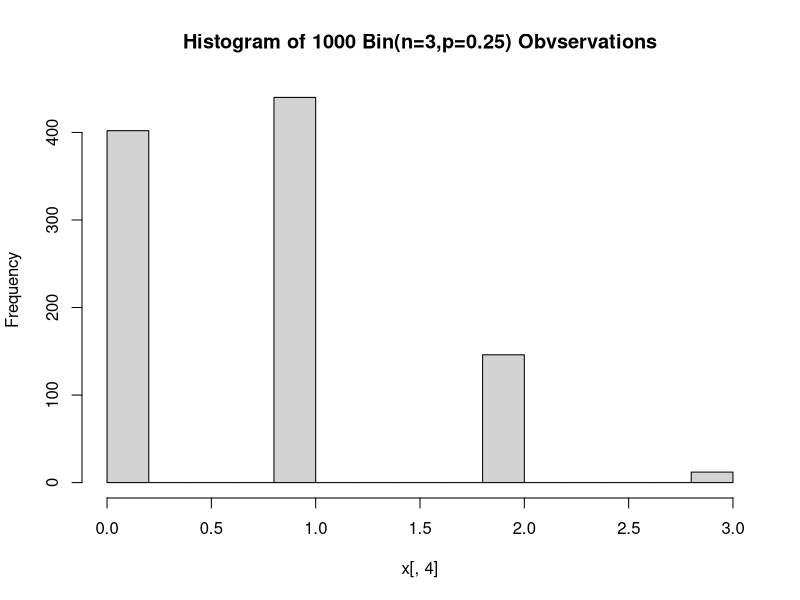
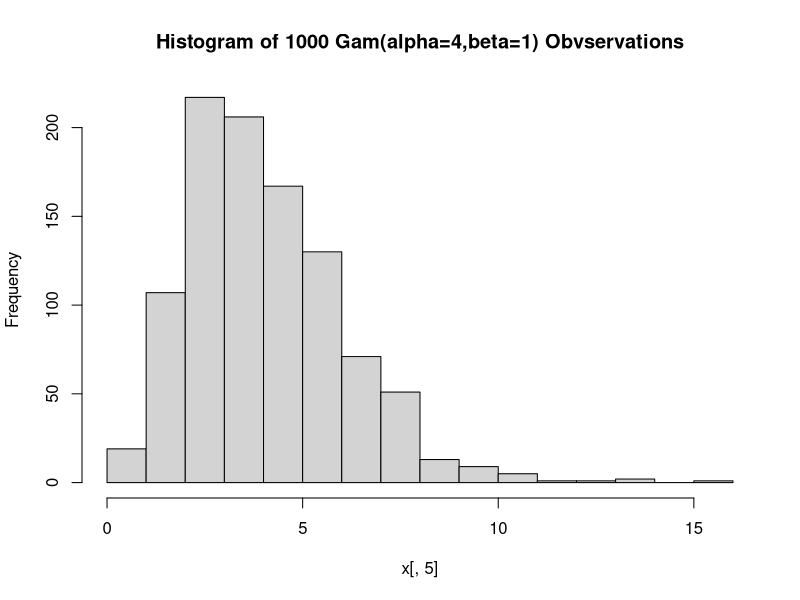
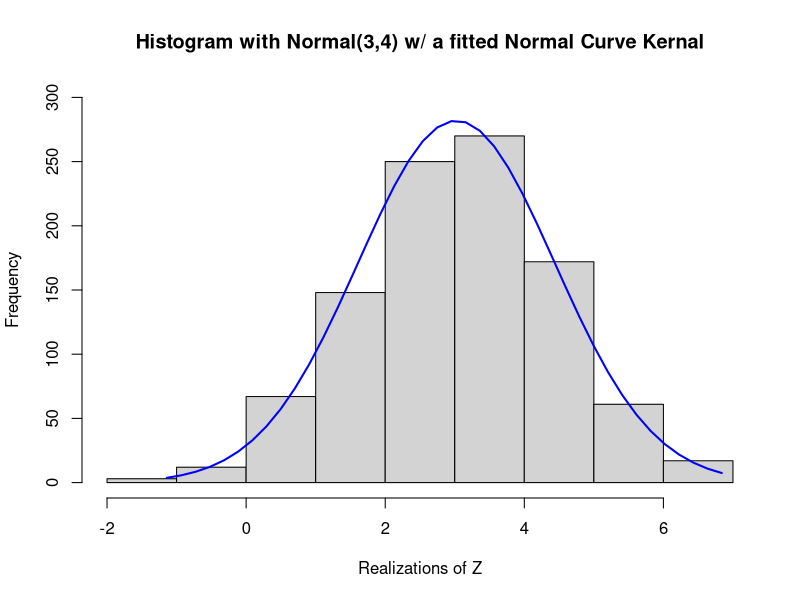
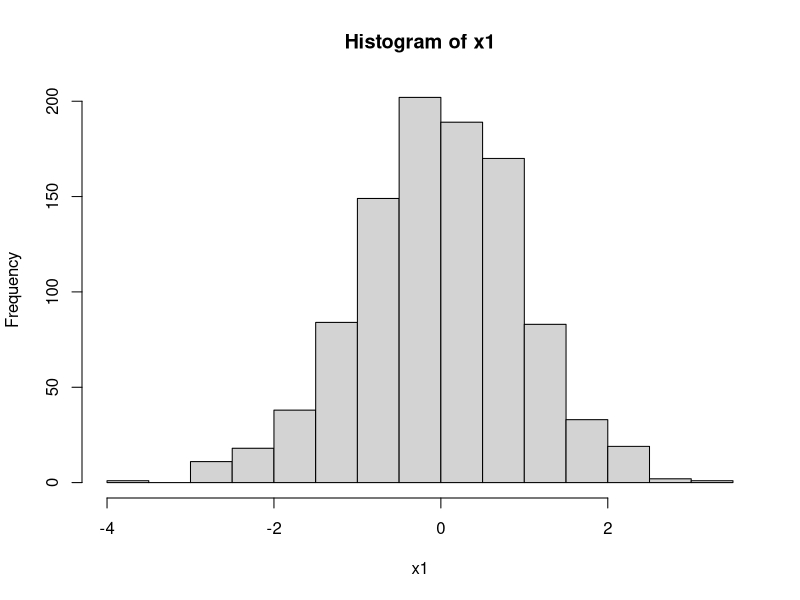
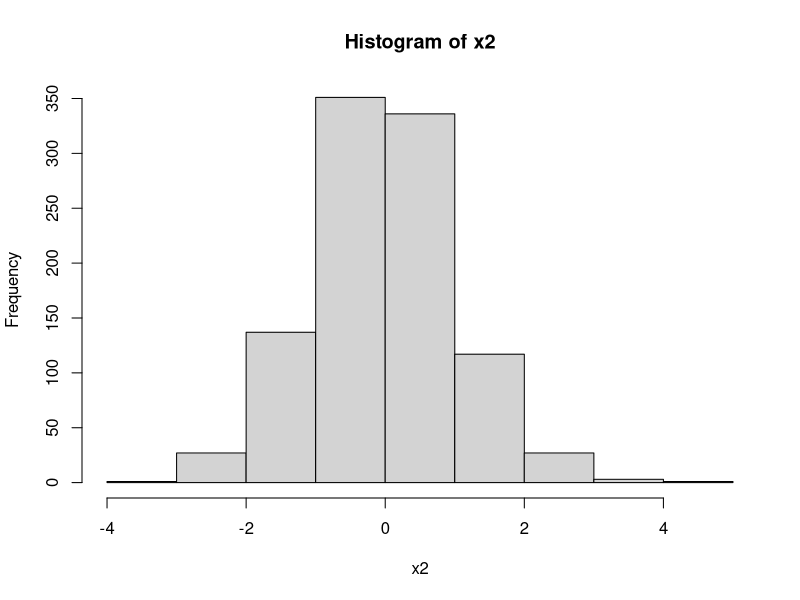

Here is the R script that generated these plots, in order:
## ---- chunk 1
knitr::opts_chunk$set(echo = TRUE)

## ---- chunk 2
summary(cars)
## ---- chunk 3

x = matrix(0,nrow = 1000, ncol = 4)
p=.25
for(i in 1:1000){
  for(j in 1:3){
    x[i,j] = runif(n=1,0,1)
    x[i,j] = ifelse(x[i,j]<(1-p),0,1)
  }
}

for(i in 1:1000){
      x[i,4]=sum(x[i,1:3])
}

hist(x[,4], main = "Histogram of 1000 Bin(n=3,p=0.25) Obvservations")


## ---- chunk 4

alpha = 4
beta = 1

x = matrix(0,nrow = 1000, ncol = alpha+1)

for(i in 1:1000){
  for(j in 1:4){
      x[i,j] = runif(1,0,1)
  }
}

for(i in 1:1000){
      x[i,5]=-beta*(sum(log(x[i,1:alpha])))
}

hist(x[,5], main = "Histogram of 1000 Gam(alpha=4,beta=1) Obvservations")

## ---- chunk 5




## ---- chunk 6


## Normal distribution using the Box-Mueller method
## Note that we are going from two 

normal_sim=function(nsim){
  ns=ceiling(nsim/2)
  u1=runif(ns,0,1)
  u2=runif(ns,0,1)
  x1=(sqrt(-2*log(u1)))*cos(2*pi*u2)
  x2=(sqrt(-2*log(u1)))*sin(2*pi*u2)
  x=c(x1,x2)[1:nsim]
  return(x)
}

### Any Univariate Normal Distribution
# once we have a N(0,1) we can simulate any univeriate
# or multivariate normal distribution we can define any univariate
# normal distribution as x~N(0,1) ---> z=mu+si*x ~ N(mu,si^2)
norm_sim=function(nsim,mu=0,var=1){
  x=normal_sim(nsim)
  z=mu+(sqrt(var))*x
  return(z)
}

z=norm_sim(1000,mu=3,var=2)

h<-hist(z, xlab="Realizations of Z", main="Histogram with Normal(3,4) w/ a fitted Normal Curve Kernal", ylim=c(0,300)) 
zfit<-seq(min(z),max(z),length=40) 
yfit<-dnorm(zfit,mean=mean(z),sd=sd(z))
yfit <- yfit*diff(h$mids[1:2])*length(z) 
lines(zfit, yfit, col="blue", lwd=2)



## Normal distribution using the Marsaglia's polar method

nsim=2000
ns=ceiling((nsim/2))
u1=runif(ns,-1,1)
u2=runif(ns,-1,1)
s=u1^2 + u2^2
y=cbind(u1,u2,s)


for (i in 1:ns){
  while(y[i,3]>=1){
    y[i,1] = runif(1,-1,1)
    y[i,2] = runif(1,-1,1)
    y[i,3] = y[i,1]^2 + y[i,2]^2
    if(y[i,3]< 1 & 0<y[i,3])
    break()
}}

x1=matrix(0,nrow=ns,ncol=1)
x2=matrix(0,nrow=ns,ncol=1)

for(i in 1:ns){
  x1[i,1]=sqrt((-2*log(y[i,3])))*(y[i,1]/sqrt(y[i,3]))
  x2[i,1]=sqrt((-2*log(y[i,3])))*(y[i,2]/sqrt(y[i,3]))
  }

hist(x1)
hist(x2)

